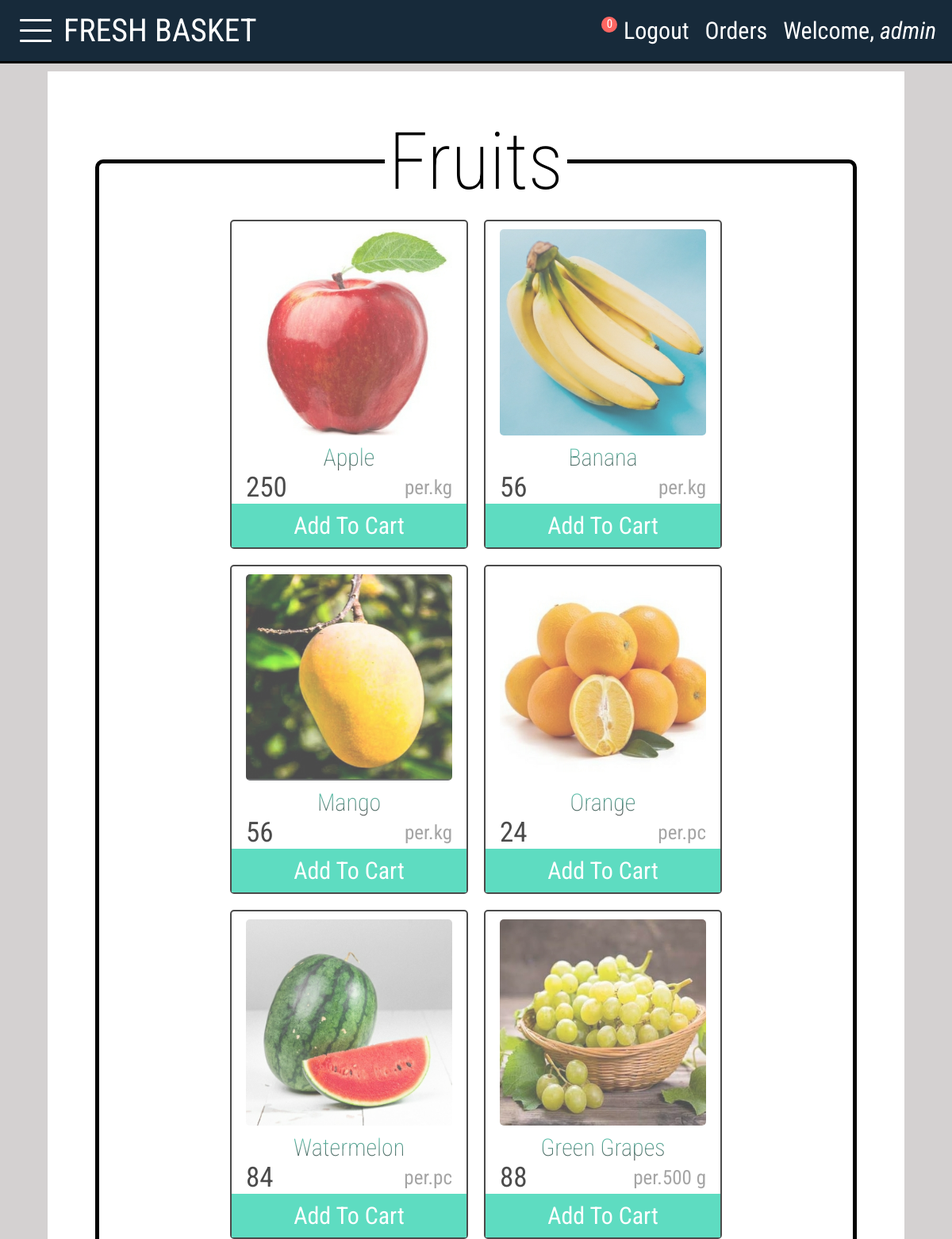
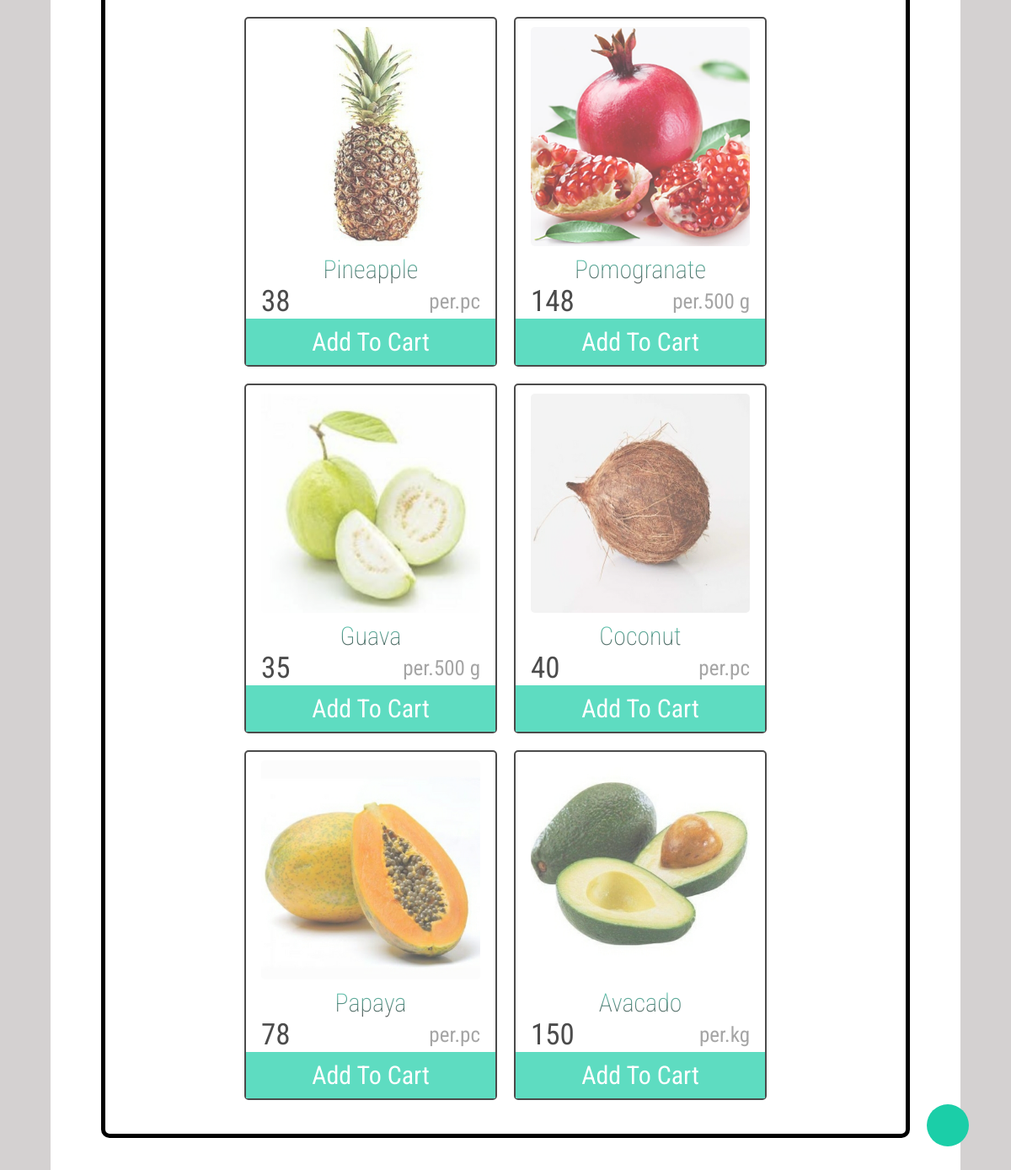
Page /basket_app/category/fruits/ (signed in) on the committed database (2 pictures, top to bottom).
### basket_app/models.py (models this page shows, shortened)
class Category(models.Model):
    cname= models.CharField(max_length=256)
    cpic= models.ImageField(upload_to="category_images",null=True,blank=True)
    slug= models.SlugField()

class Product(models.Model):
    pname= models.CharField(max_length=256)
    category= models.ForeignKey("Category",on_delete=models.CASCADE)
    ppic= models.ImageField(upload_to="product_images",null=True)
    price= models.PositiveIntegerField()
    amount= models.CharField(max_length=20)

### basket_app/views.py (the view)
# urls.py: path('category/<slug:slug>/',views.ProductView.as_view(), name='product'),
class ProductView(ListView):
    template_name= 'product.html'
    model= Product
    context_object_name= "prod"
    def get_context_data(self, **kwargs):
        slug= self.kwargs.get("slug")
        category= Category.objects.get(slug=slug)
        products= Product.objects.filter(category=category)
        context= super().get_context_data(**kwargs)
        context["products"]= products
        context["cat"]= Category.objects.all
        context["category"]= category
        context["count"]= Cart.objects.filter(customer= self.request.user).count()
        return context

### templates/product.html (shortened to what this page needs)
{% extends 'base.html' %}
{% block base %}
    <div class="container target">
        <fieldset class="parent">
            <legend class="heading">{{category.cname}}</legend>
            {% for product in products %}
                <div class="child">
                    <img src="{{product.ppic.url}}" class="prodpic">
                    <h1 class="product-heading">{{product.pname}}</h1>
                    <div class="sub-sec">
                        <div class="price-sec">
                            <p class="price">{{product.price}}</p>
                        </div>
                        <p class="amount">per.{{product.amount}}</p>
                    </div>
                    <a href="{% url 'basket_app:add-to-cart' pk=product.pk %}" class="btn-container">
                        <button class="add-btn">Add To Cart</button>
                    </a>
                </div>
            {% endfor %}
        </fieldset>
        <a href="#home" class="scroll-up-btn">
        </a>
    </div>
{% endblock %}

### templates/base.html (shortened to what this page needs)
{% load static %}
<!DOCTYPE html>
<html lang="en">
    <head>
        <link rel="stylesheet" href= "{% static 'css/basket.css' %}">
        <link rel="stylesheet" href="https://cdnjs.cloudflare.com/ajax/libs/font-awesome/5.15.3/css/all.min.css"integrity="sha512-iBBXm8fW90+nuLcSKlbmrPcLa0OT92xO1BIsZ+ywDWZCvqsWgccV3gFoRBv0z+8dLJgyAHIhR35VZc2oM/gI1w=="crossorigin="anonymous" />
    </head>
    <body>
        <div class="taskbar" id="home">
            <div class="part-1">
                {% if user.is_authenticated %}
                    <div class="menu">
                        <div class="line-1 line target"></div>
                        <div class="line-2 line"></div>
                        <div class="line-3 line target"></div>
                    </div>
                    <a href="{% url 'index' %}"class="logo-name">FRESH BASKET</a>
                {% else %}
                    <a href="{% url 'index' %}"class="logo-name">FRESH BASKET</a>
                {% endif %}
            </div>
            <div class="part-2">
                {% if user.is_authenticated %}
                    <div class="cart-sec">
                        <a href="{% url 'basket_app:cart' %}"></a>
                        <div class="circle">{{count}}</div>
                    </div>
                    <a class="tb-link" href="{% url 'basket_app:logout' %}">Logout</a>
                    <a class="tb-link" href="{% url 'basket_app:order' %}">Orders</a>
                    <p class="tb-link">Welcome, <span class="italic">{{user.username}}</span></p>
                {% else %}
                    <a class="tb-link" href="{% url 'basket_app:login' %}">Login</a>
                    <a class="tb-link" href="{% url 'sign_up' %}">SIGN UP</a>
                {% endif %}
            </div>
        </div>
        {% block base %}
        {% endblock %}
    </body>
</html>

### static/css/basket.css (style rules this page uses)
* { margin: 0; padding: 0; text-decoration: none; color: white; box-sizing: border-box; font-family: 'Roboto Condensed', sans-serif; border: none; list-style-type: none; }
html { font-size: 62.5%; background-color: rgb(212, 209, 209); scroll-behavior: smooth; }
:root { --darkblue: #172A3A; --lightblue: #1bcea8; --lightgreen: rgb(118, 187, 14); }
.container { display: flex; flex-direction: column; align-items: center; justify-content: center; background-color: white; width: 90vw; height: 100%; margin: 1rem auto; padding: 5rem; transition: all 0.5s; }
.cart-sec { position:relative; }
.circle { background-color: #ff6662; border-radius: 100px; color: white; text-align: center; position: absolute; font-size: 1.5rem; width: 2rem; height: 2rem; top: 0rem; right: -0.25rem; }
.taskbar { width: 100%; height: 8rem; border-bottom: black solid; background-color: var(--darkblue); font-size: 3rem; position: relative; display: flex; justify-content: space-between; align-items: center; padding: 1rem 1rem; z-index: 200; }
.tb-link { padding: 1rem; }
.part-1 { display: flex; align-items: center; justify-content: center; }
.part-2 { display: flex; align-items: center; justify-content: center; }
.logo-name { font-size: 4rem; }
.menu { height: 7rem; width: 7rem; cursor: pointer; display: flex; flex-direction: column; align-items: center; justify-content: center; }
.line { width: 4rem; height: 0.3rem; background-color: white; margin: 0.5rem; border-radius: 1px; transition: all 0.3s; }
::placeholder { color: white; }
.italic { font-style: italic; }
.parent { width: 80vw; border: black 5px solid; display: flex; flex-wrap: wrap; align-items: center; justify-content: center; border-radius: 10px; padding-bottom: 3rem; }
.child { width: 30rem; height: auto; border: black 2px solid; border-radius: 5px; margin: 1rem; display: flex; flex-direction: column; align-items: center; justify-content: center; background-color: white; opacity: 0.7; transition: all 0.5s; }
.heading { text-align: center; color: black; font-size: 10rem; font-weight: 200; padding: 0.5rem; }
.product-heading { text-align: center; font-size: 5rem; font-weight: 200; font-size: 3rem; background: -webkit-linear-gradient(var(--lightblue),black); -webkit-background-clip: text; -webkit-text-fill-color: transparent; }
.btn-container { width: 100%; }
.add-btn { background-color: var(--lightblue); color: white; font-size: 3rem; width: 100%; padding: 1rem; cursor: pointer; }
.prodpic { width: 28rem; height: 28rem; padding: 1rem; border-radius: 15px; }
.sub-sec { width: 26rem; display:flex; flex-direction: row; align-items: center; justify-content: space-between; }
.price { color: black; font-size: 3.5rem; }
.price-sec { display: flex; flex-direction: row; align-items: baseline; justify-content: center; }
.amount { color: grey; font-size: 2.5rem; }
.scroll-up-btn { width: 5rem; height: 5rem; border-radius: 50%; background-color: var(--lightblue); position: fixed; bottom: 5rem; right: 5rem; font-size: 1.6rem; color: #fff; display: flex; align-items: center; justify-content: center; transition: all 0.5s; }

### rows in the picture
Category: cname "Fruits"
Product: ppic (picture), pname "Apple", price "250", amount "kg"
Product: ppic (picture), pname "Banana", price "56", amount "kg"
Product: ppic (picture), pname "Mango", price "56", amount "kg"
Product: ppic (picture), pname "Orange", price "24", amount "pc"
Product: ppic (picture), pname "Watermelon", price "84", amount "pc"
Product: ppic (picture), pname "Green Grapes", price "88", amount "500 g"
Product: ppic (picture), pname "Pineapple", price "38", amount "pc"
Product: ppic (picture), pname "Pomogranate", price "148", amount "500 g"
Product: ppic (picture), pname "Guava", price "35", amount "500 g"
Product: ppic (picture), pname "Coconut", price "40", amount "pc"
Product: ppic (picture), pname "Papaya", price "78", amount "pc"
Product: ppic (picture), pname "Avacado", price "150", amount "kg"

### other values in the picture
{{ count }} "0"
{{ user.username }} "admin"
